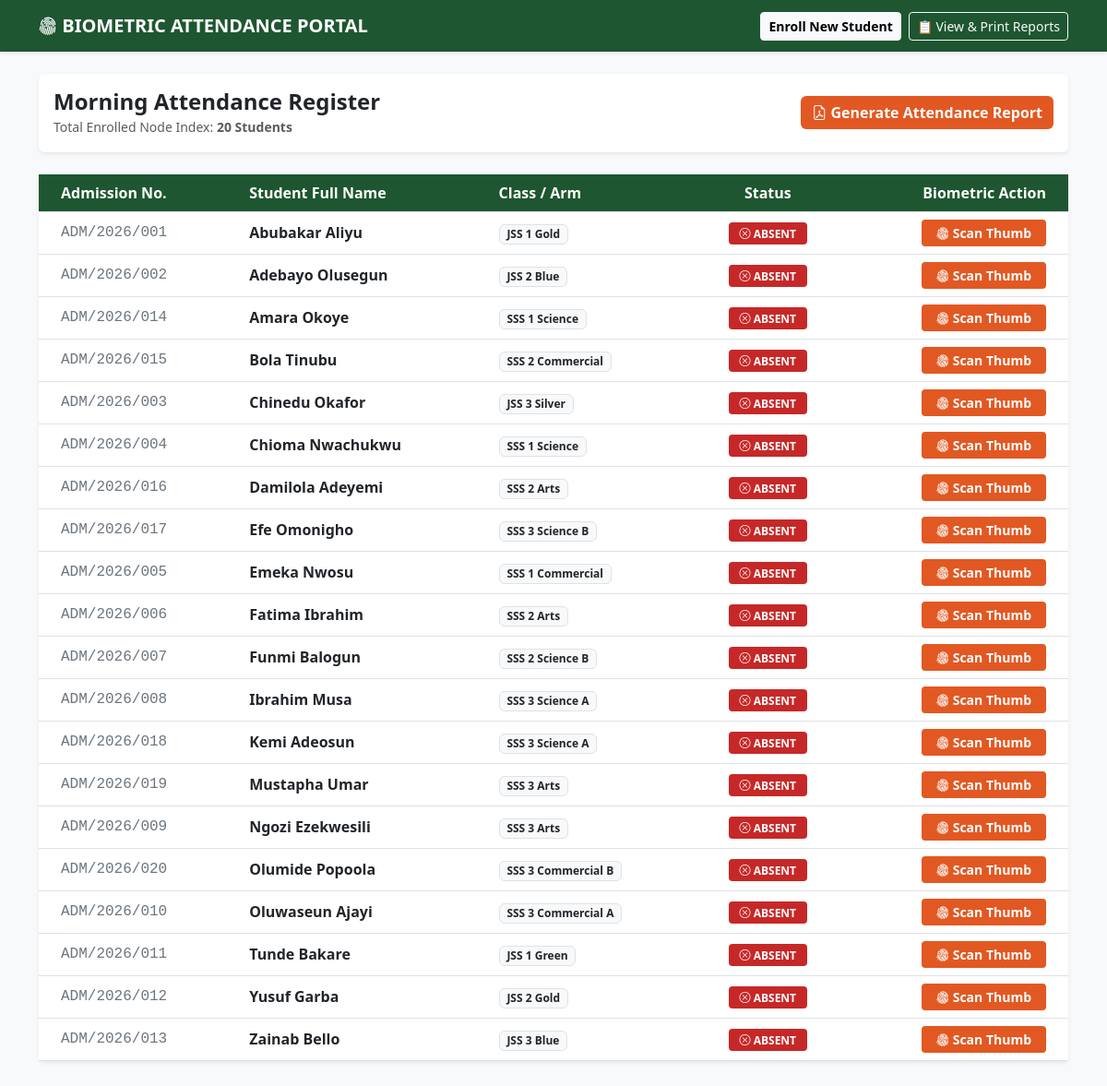
The page /dashboard (signed in) on the database its author committed.
### tables this page shows
CREATE TABLE Students (
        admission_no TEXT PRIMARY KEY,
        name TEXT NOT NULL,
        class_arm TEXT NOT NULL,
        fingerprint_id TEXT UNIQUE NOT NULL
    );

### app.py (the view, shortened to what this page needs)
@app.route('/dashboard', methods=['GET', 'POST'])
def dashboard():
    if 'user' not in session:
        return redirect(url_for('login'))
    conn = get_db()
    students_list = conn.execute('SELECT * FROM Students ORDER BY name ASC').fetchall()
    date_today = datetime.now().strftime("%Y-%m-%d")
    present_today = [row['admission_no'] for row in conn.execute('SELECT admission_no FROM Attendance WHERE date = ?', (date_today,)).fetchall()]
    if not os.environ.get('VERCEL'):
        conn.close()
    return render_template('dashboard.html', students=students_list, present_today=present_today)

### app.py (called while the page is built)
def get_db_connection():
    if os.environ.get('VERCEL'):
        conn = sqlite3.connect(':memory:')
    else:
        conn = sqlite3.connect('database.db')
    conn.row_factory = sqlite3.Row
    return conn

def get_db():
    if os.environ.get('VERCEL'):
        return memory_db_holder
    return get_db_connection()

### templates/dashboard.html (shortened to what this page needs)
<!DOCTYPE html>
<html lang="en">
<head>
    <link href="https://cdn.jsdelivr.net/npm/bootstrap@5.3.0/dist/css/bootstrap.min.css" rel="stylesheet">
    <link rel="stylesheet" href="https://cdn.jsdelivr.net/npm/bootstrap-icons@1.11.0/font/bootstrap-icons.css">
</head>
<body class="bg-light">
    <nav class="navbar navbar-dark bg-school-green shadow-sm mb-4">
        <div class="container">
            <span class="navbar-brand fw-bold"><i class="bi bi-fingerprint"></i> BIOMETRIC ATTENDANCE PORTAL</span>
            <div class="d-flex align-items-center gap-2">
                <button class="btn btn-sm btn-light fw-bold" data-bs-toggle="modal" data-bs-target="#enrollModal">Enroll New Student</button>
                <a href="/report" class="btn btn-sm btn-outline-light font-weight-bold">📋 View & Print Reports</a>
            </div>
        </div>
    </nav>
    <div class="container mb-5">
        <div class="card p-3 mb-4 border-0 shadow-sm d-flex flex-sm-row justify-content-between align-items-center bg-white">
            <div>
                <h4 class="fw-bold m-0 text-dark">Morning Attendance Register</h4>
                <small class="text-muted">Total Enrolled Node Index: <strong>{{ students|length }} Students</strong></small>
            </div>
            <a href="/report" class="btn btn-orange font-weight-bold"><i class="bi bi-file-earmark-pdf"></i> Generate Attendance Report</a>
        </div>
        <div class="card shadow-sm border-0">
            <div class="card-body p-0">
                <table class="table table-hover align-middle mb-0 register-table">
                    <thead>
                        <tr>
                            <th class="ps-4">Admission No.</th>
                            <th>Student Full Name</th>
                            <th>Class / Arm</th>
                            <th class="text-center">Status</th>
                            <th class="pe-4 text-end">Biometric Action</th>
                        </tr>
                    </thead>
                    <tbody>
                        {% for student in students %}
                        <tr>
                            <td class="ps-4 font-monospace text-secondary">{{ student.admission_no }}</td>
                            <td class="fw-bold text-dark">{{ student.name }}</td>
                            <td><span class="badge bg-light text-dark border">{{ student.class_arm }}</span></td>
                            <td class="text-center">
                                {% if student.admission_no in present_today %}
                                    <span class="badge rounded-1 badge-present"><i class="bi bi-check2-circle"></i> PRESENT</span>
                                {% else %}
                                    <span class="badge rounded-1 badge-absent"><i class="bi bi-x-circle"></i> ABSENT</span>
                                {% endif %}
                            </td>
                            <td class="pe-4 text-end">
                                {% if student.admission_no in present_today %}
                                    <button class="btn btn-sm btn-outline-secondary opacity-50" disabled><i class="bi bi-shield-check"></i> Verified</button>
                                {% else %}
                                    <button class="btn btn-sm btn-orange px-3 fw-bold rounded-1"
                                            onclick="triggerBiometricScan('{{ student.name }}', '{{ student.fingerprint_id }}')">
                                        <i class="bi bi-fingerprint"></i> Scan Thumb
                                    </button>
                                {% endif %}
                            </td>
                        </tr>
                        {% endfor %}
                    </tbody>
                </table>
            </div>
        </div>
    </div>
</body>
</html>

### templates/dashboard.html (style rules this page uses)
.bg-school-green { background-color: #1E5631 !important; }
.btn-orange { background-color: #E25822; color: white; font-weight: 600; border: none; }
.register-table th { background-color: #1E5631; color: white; }
.badge-absent { background-color: #C62828; color: white; padding: 6px 12px; }

### rows shown on the page
Students: admission_no "ADM/2026/001", name "Abubakar Aliyu", class_arm "JSS 1 Gold", shows "ABSENT"
Students: admission_no "ADM/2026/002", name "Adebayo Olusegun", class_arm "JSS 2 Blue", shows "ABSENT"
Students: admission_no "ADM/2026/014", name "Amara Okoye", class_arm "SSS 1 Science", shows "ABSENT"
Students: admission_no "ADM/2026/015", name "Bola Tinubu", class_arm "SSS 2 Commercial", shows "ABSENT"
Students: admission_no "ADM/2026/003", name "Chinedu Okafor", class_arm "JSS 3 Silver", shows "ABSENT"
Students: admission_no "ADM/2026/004", name "Chioma Nwachukwu", class_arm "SSS 1 Science", shows "ABSENT"
Students: admission_no "ADM/2026/016", name "Damilola Adeyemi", class_arm "SSS 2 Arts", shows "ABSENT"
Students: admission_no "ADM/2026/017", name "Efe Omonigho", class_arm "SSS 3 Science B", shows "ABSENT"
Students: admission_no "ADM/2026/005", name "Emeka Nwosu", class_arm "SSS 1 Commercial", shows "ABSENT"
Students: admission_no "ADM/2026/006", name "Fatima Ibrahim", class_arm "SSS 2 Arts", shows "ABSENT"
Students: admission_no "ADM/2026/007", name "Funmi Balogun", class_arm "SSS 2 Science B", shows "ABSENT"
Students: admission_no "ADM/2026/008", name "Ibrahim Musa", class_arm "SSS 3 Science A", shows "ABSENT"
Students: admission_no "ADM/2026/018", name "Kemi Adeosun", class_arm "SSS 3 Science A", shows "ABSENT"
Students: admission_no "ADM/2026/019", name "Mustapha Umar", class_arm "SSS 3 Arts", shows "ABSENT"
Students: admission_no "ADM/2026/009", name "Ngozi Ezekwesili", class_arm "SSS 3 Arts", shows "ABSENT"
Students: admission_no "ADM/2026/020", name "Olumide Popoola", class_arm "SSS 3 Commercial B", shows "ABSENT"
Students: admission_no "ADM/2026/010", name "Oluwaseun Ajayi", class_arm "SSS 3 Commercial A", shows "ABSENT"
Students: admission_no "ADM/2026/011", name "Tunde Bakare", class_arm "JSS 1 Green", shows "ABSENT"
Students: admission_no "ADM/2026/012", name "Yusuf Garba", class_arm "JSS 2 Gold", shows "ABSENT"
Students: admission_no "ADM/2026/013", name "Zainab Bello", class_arm "JSS 3 Blue", shows "ABSENT"

### other values the page prints
{{ students|length }} "20"
